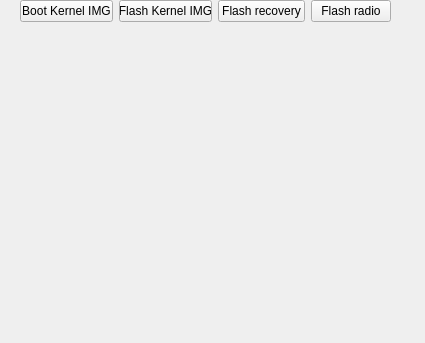
<?xml version="1.0" encoding="UTF-8"?>
<ui version="4.0">
 <class>FastbootWidget</class>
 <widget class="QWidget" name="FastbootWidget">
  <property name="geometry">
   <rect>
    <x>0</x>
    <y>0</y>
    <width>425</width>
    <height>343</height>
   </rect>
  </property>
  <property name="windowTitle">
   <string notr="true">Form</string>
  </property>
  <widget class="QWidget" name="layoutWidget">
   <property name="geometry">
    <rect>
     <x>20</x>
     <y>0</y>
     <width>371</width>
     <height>321</height>
    </rect>
   </property>
   <layout class="QGridLayout" name="layoutFastboot">
    <item row="0" column="1">
     <widget class="QPushButton" name="buttonFlashSPL">
      <property name="focusPolicy">
       <enum>Qt::ClickFocus</enum>
      </property>
      <property name="text">
       <string>Flash Kernel IMG</string>
      </property>
     </widget>
    </item>
    <item row="2" column="1">
     <spacer name="verticalSpacer_4">
      <property name="orientation">
       <enum>Qt::Vertical</enum>
      </property>
      <property name="sizeHint" stdset="0">
       <size>
        <width>20</width>
        <height>40</height>
       </size>
      </property>
     </spacer>
    </item>
    <item row="0" column="2">
     <widget class="QPushButton" name="buttonFlashRecovery">
      <property name="focusPolicy">
       <enum>Qt::ClickFocus</enum>
      </property>
      <property name="text">
       <string>Flash recovery</string>
      </property>
     </widget>
    </item>
    <item row="0" column="3">
     <widget class="QPushButton" name="buttonFlashRadio">
      <property name="focusPolicy">
       <enum>Qt::ClickFocus</enum>
      </property>
      <property name="text">
       <string>Flash radio</string>
      </property>
     </widget>
    </item>
    <item row="0" column="0">
     <widget class="QPushButton" name="buttonBootIMG">
      <property name="focusPolicy">
       <enum>Qt::ClickFocus</enum>
      </property>
      <property name="text">
       <string>Boot Kernel IMG</string>
      </property>
     </widget>
    </item>
   </layout>
  </widget>
 </widget>
 <resources/>
 <connections/>
</ui>
